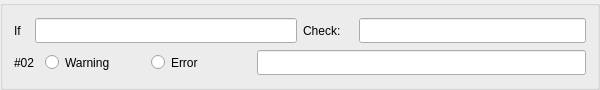
         <widget class="QGroupBox" name="groupBox_ch02">
          <property name="sizePolicy">
           <sizepolicy hsizetype="MinimumExpanding" vsizetype="Fixed">
            <horstretch>0</horstretch>
            <verstretch>0</verstretch>
           </sizepolicy>
          </property>
          <property name="minimumSize">
           <size>
            <width>600</width>
            <height>90</height>
           </size>
          </property>
          <property name="maximumSize">
           <size>
            <width>16777215</width>
            <height>90</height>
           </size>
          </property>
          <property name="title">
           <string/>
          </property>
          <layout class="QHBoxLayout" name="horizontalLayout_269">
           <item>
            <layout class="QVBoxLayout" name="verticalLayout_83">
             <item>
              <layout class="QHBoxLayout" name="horizontalLayout_270">
               <item>
                <layout class="QHBoxLayout" name="horizontalLayout_271">
                 <item>
                  <widget class="QLabel" name="label_360">
                   <property name="sizePolicy">
                    <sizepolicy hsizetype="Fixed" vsizetype="Fixed">
                     <horstretch>0</horstretch>
                     <verstretch>0</verstretch>
                    </sizepolicy>
                   </property>
                   <property name="minimumSize">
                    <size>
                     <width>15</width>
                     <height>25</height>
                    </size>
                   </property>
                   <property name="text">
                    <string>If</string>
                   </property>
                  </widget>
                 </item>
                 <item>
                  <widget class="QLineEdit" name="check_if_02">
                   <property name="sizePolicy">
                    <sizepolicy hsizetype="MinimumExpanding" vsizetype="Fixed">
                     <horstretch>0</horstretch>
                     <verstretch>0</verstretch>
                    </sizepolicy>
                   </property>
                   <property name="minimumSize">
                    <size>
                     <width>160</width>
                     <height>25</height>
                    </size>
                   </property>
                  </widget>
                 </item>
                </layout>
               </item>
               <item>
                <layout class="QHBoxLayout" name="horizontalLayout_272">
                 <item>
                  <widget class="QLabel" name="label_361">
                   <property name="sizePolicy">
                    <sizepolicy hsizetype="Fixed" vsizetype="Fixed">
                     <horstretch>0</horstretch>
                     <verstretch>0</verstretch>
                    </sizepolicy>
                   </property>
                   <property name="minimumSize">
                    <size>
                     <width>50</width>
                     <height>25</height>
                    </size>
                   </property>
                   <property name="text">
                    <string>Check:</string>
                   </property>
                  </widget>
                 </item>
                 <item>
                  <widget class="QLineEdit" name="check_check_02">
                   <property name="sizePolicy">
                    <sizepolicy hsizetype="MinimumExpanding" vsizetype="Fixed">
                     <horstretch>0</horstretch>
                     <verstretch>0</verstretch>
                    </sizepolicy>
                   </property>
                   <property name="minimumSize">
                    <size>
                     <width>160</width>
                     <height>25</height>
                    </size>
                   </property>
                  </widget>
                 </item>
                </layout>
               </item>
              </layout>
             </item>
             <item>
              <layout class="QHBoxLayout" name="horizontalLayout_273">
               <item>
                <layout class="QHBoxLayout" name="horizontalLayout_274">
                 <item>
                  <widget class="QLabel" name="label_362">
                   <property name="sizePolicy">
                    <sizepolicy hsizetype="Fixed" vsizetype="Fixed">
                     <horstretch>0</horstretch>
                     <verstretch>0</verstretch>
                    </sizepolicy>
                   </property>
                   <property name="minimumSize">
                    <size>
                     <width>25</width>
                     <height>25</height>
                    </size>
                   </property>
                   <property name="maximumSize">
                    <size>
                     <width>25</width>
                     <height>25</height>
                    </size>
                   </property>
                   <property name="text">
                    <string>#02</string>
                   </property>
                  </widget>
                 </item>
                 <item>
                  <widget class="QRadioButton" name="check_warning_02">
                   <property name="minimumSize">
                    <size>
                     <width>100</width>
                     <height>25</height>
                    </size>
                   </property>
                   <property name="text">
                    <string>Warning</string>
                   </property>
                  </widget>
                 </item>
                 <item>
                  <widget class="QRadioButton" name="check_error_02">
                   <property name="minimumSize">
                    <size>
                     <width>100</width>
                     <height>25</height>
                    </size>
                   </property>
                   <property name="text">
                    <string>Error</string>
                   </property>
                  </widget>
                 </item>
                </layout>
               </item>
               <item>
                <widget class="QLineEdit" name="check_message_02">
                 <property name="sizePolicy">
                  <sizepolicy hsizetype="MinimumExpanding" vsizetype="Fixed">
                   <horstretch>0</horstretch>
                   <verstretch>0</verstretch>
                  </sizepolicy>
                 </property>
                 <property name="minimumSize">
                  <size>
                   <width>170</width>
                   <height>25</height>
                  </size>
                 </property>
                </widget>
               </item>
              </layout>
             </item>
            </layout>
           </item>
          </layout>
         </widget>
